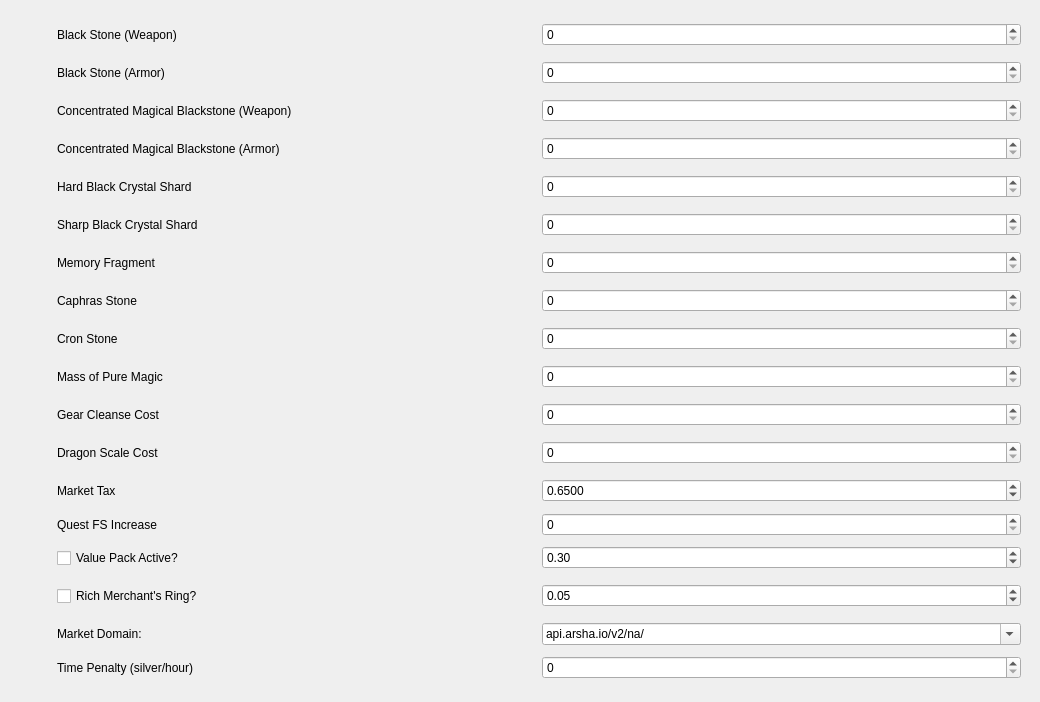
          <widget class="QWidget" name="scrollAreaWidgetContents">
           <property name="geometry">
            <rect>
             <x>0</x>
             <y>-135</y>
             <width>1040</width>
             <height>702</height>
            </rect>
           </property>
           <layout class="QVBoxLayout" name="verticalLayout_8">
            <item>
             <widget class="QWidget" name="widget_4" native="true">
              <property name="sizePolicy">
               <sizepolicy hsizetype="Preferred" vsizetype="Expanding">
                <horstretch>0</horstretch>
                <verstretch>0</verstretch>
               </sizepolicy>
              </property>
              <layout class="QGridLayout" name="gridLayout">
               <property name="leftMargin">
                <number>8</number>
               </property>
               <property name="topMargin">
                <number>8</number>
               </property>
               <property name="rightMargin">
                <number>8</number>
               </property>
               <property name="bottomMargin">
                <number>8</number>
               </property>
               <item row="0" column="0">
                <widget class="QLabel" name="lblBlackStoneWeaponPic">
                 <property name="minimumSize">
                  <size>
                   <width>32</width>
                   <height>32</height>
                  </size>
                 </property>
                 <property name="maximumSize">
                  <size>
                   <width>32</width>
                   <height>32</height>
                  </size>
                 </property>
                 <property name="text">
                  <string/>
                 </property>
                </widget>
               </item>
               <item row="1" column="1">
                <widget class="QLabel" name="lblBlackStoneArmor">
                 <property name="text">
                  <string>Black Stone (Armor)</string>
                 </property>
                </widget>
               </item>
               <item row="7" column="1">
                <widget class="QLabel" name="lblCaphStone">
                 <property name="text">
                  <string>Caphras Stone</string>
                 </property>
                </widget>
               </item>
               <item row="15" column="0">
                <widget class="QLabel" name="chkMerchantsRingPic">
                 <property name="minimumSize">
                  <size>
                   <width>32</width>
                   <height>32</height>
                  </size>
                 </property>
                 <property name="maximumSize">
                  <size>
                   <width>32</width>
                   <height>32</height>
                  </size>
                 </property>
                 <property name="text">
                  <string/>
                 </property>
                </widget>
               </item>
               <item row="13" column="0">
                <widget class="QLabel" name="lblQuestFSIncPic">
                 <property name="text">
                  <string/>
                 </property>
                </widget>
               </item>
               <item row="5" column="1">
                <widget class="QLabel" name="lblSharp">
                 <property name="text">
                  <string>Sharp Black Crystal Shard</string>
                 </property>
                </widget>
               </item>
               <item row="14" column="1">
                <widget class="QCheckBox" name="chkValuePack">
                 <property name="text">
                  <string>Value Pack Active?</string>
                 </property>
                </widget>
               </item>
               <item row="13" column="2">
                <widget class="NoScrollSpin" name="spinQuestFSInc">
                 <property name="maximum">
                  <number>10</number>
                 </property>
                </widget>
               </item>
               <item row="12" column="1">
                <widget class="QLabel" name="lblMarketTax">
                 <property name="text">
                  <string>Market Tax</string>
                 </property>
                </widget>
               </item>
               <item row="8" column="1">
                <widget class="QLabel" name="lblCronStone">
                 <property name="text">
                  <string>Cron Stone</string>
                 </property>
                </widget>
               </item>
               <item row="6" column="1">
                <widget class="QLabel" name="lblMemoryFragment">
                 <property name="text">
                  <string>Memory Fragment</string>
                 </property>
                </widget>
               </item>
               <item row="16" column="0">
                <widget class="QLabel" name="lblMarketDomainPic">
                 <property name="minimumSize">
                  <size>
                   <width>32</width>
                   <height>32</height>
                  </size>
                 </property>
                 <property name="text">
                  <string/>
                 </property>
                </widget>
               </item>
               <item row="14" column="2">
                <widget class="NonScrollDoubleSpin" name="spinValuePack">
                 <property name="maximum">
                  <double>1.000000000000000</double>
                 </property>
                 <property name="singleStep">
                  <double>0.010000000000000</double>
                 </property>
                 <property name="value">
                  <double>0.300000000000000</double>
                 </property>
                </widget>
               </item>
               <item row="2" column="2">
                <widget class="NoScrollSpin" name="spin_Cost_Conc_Weapon">
                 <property name="showGroupSeparator" stdset="0">
                  <bool>true</bool>
                 </property>
                 <property name="maximum">
                  <number>999999999</number>
                 </property>
                </widget>
               </item>
               <item row="10" column="0">
                <widget class="QLabel" name="lblGearCleansePic">
                 <property name="minimumSize">
                  <size>
                   <width>32</width>
                   <height>32</height>
                  </size>
                 </property>
                 <property name="maximumSize">
                  <size>
                   <width>32</width>
                   <height>32</height>
                  </size>
                 </property>
                 <property name="text">
                  <string/>
                 </property>
                </widget>
               </item>
               <item row="7" column="2">
                <widget class="NoScrollSpin" name="spin_Cost_CaphStone">
                 <property name="showGroupSeparator" stdset="0">
                  <bool>true</bool>
                 </property>
                 <property name="maximum">
                  <number>999999999</number>
                 </property>
                </widget>
               </item>
               <item row="15" column="1">
                <widget class="QCheckBox" name="chkMerchantsRing">
                 <property name="text">
                  <string>Rich Merchant's Ring?</string>
                 </property>
                </widget>
               </item>
               <item row="16" column="1">
                <widget class="QLabel" name="label_4">
                 <property name="text">
                  <string>Market Domain: </string>
                 </property>
                </widget>
               </item>
               <item row="2" column="1">
                <widget class="QLabel" name="lblConcBlackStoneWeapon">
                 <property name="text">
                  <string>Concentrated Magical Blackstone (Weapon)</string>
                 </property>
                </widget>
               </item>
               <item row="3" column="1">
                <widget class="QLabel" name="lblConcBlackStoneArmor">
                 <property name="text">
                  <string>Concentrated Magical Blackstone (Armor)</string>
                 </property>
                </widget>
               </item>
               <item row="4" column="2">
                <widget class="NoScrollSpin" name="spinHard">
                 <property name="showGroupSeparator" stdset="0">
                  <bool>true</bool>
                 </property>
                 <property name="maximum">
                  <number>999999999</number>
                 </property>
                </widget>
               </item>
               <item row="1" column="0">
                <widget class="QLabel" name="lblBlackStoneArmorPic">
                 <property name="minimumSize">
                  <size>
                   <width>32</width>
                   <height>32</height>
                  </size>
                 </property>
                 <property name="maximumSize">
                  <size>
                   <width>32</width>
                   <height>32</height>
                  </size>
                 </property>
                 <property name="text">
                  <string/>
                 </property>
                </widget>
               </item>
               <item row="13" column="1">
                <widget class="QLabel" name="lblQuestFSInc">
                 <property name="text">
                  <string>Quest FS Increase</string>
                 </property>
                </widget>
               </item>
               <item row="11" column="0">
                <widget class="QLabel" name="lblDragonScalePic">
                 <property name="minimumSize">
                  <size>
                   <width>32</width>
                   <height>32</height>
                  </size>
                 </property>
                 <property name="maximumSize">
                  <size>
                   <width>32</width>
                   <height>32</height>
                  </size>
                 </property>
                 <property name="text">
                  <string/>
                 </property>
                </widget>
               </item>
               <item row="7" column="0">
                <widget class="QLabel" name="lblCaphStonePic">
                 <property name="minimumSize">
                  <size>
                   <width>32</width>
                   <height>32</height>
                  </size>
                 </property>
                 <property name="maximumSize">
                  <size>
                   <width>32</width>
                   <height>32</height>
                  </size>
                 </property>
                 <property name="text">
                  <string/>
                 </property>
                </widget>
               </item>
               <item row="6" column="2">
                <widget class="NoScrollSpin" name="spin_Cost_MemFrag">
                 <property name="showGroupSeparator" stdset="0">
                  <bool>true</bool>
                 </property>
                 <property name="maximum">
                  <number>999999999</number>
                 </property>
                </widget>
               </item>
               <item row="0" column="2">
                <widget class="NoScrollSpin" name="spin_Cost_BlackStone_Weapon">
                 <property name="showGroupSeparator" stdset="0">
                  <bool>true</bool>
                 </property>
                 <property name="maximum">
                  <number>999999999</number>
                 </property>
                </widget>
               </item>
               <item row="9" column="1">
                <widget class="QLabel" name="lblMOPMCost">
                 <property name="text">
                  <string>Mass of Pure Magic</string>
                 </property>
                </widget>
               </item>
               <item row="9" column="2">
                <widget class="NoScrollSpin" name="spinMOPM">
                 <property name="showGroupSeparator" stdset="0">
                  <bool>true</bool>
                 </property>
                 <property name="maximum">
                  <number>999999999</number>
                 </property>
                </widget>
               </item>
               <item row="8" column="0">
                <widget class="QLabel" name="lblCronStonePic">
                 <property name="minimumSize">
                  <size>
                   <width>32</width>
                   <height>32</height>
                  </size>
                 </property>
                 <property name="maximumSize">
                  <size>
                   <width>32</width>
                   <height>32</height>
                  </size>
                 </property>
                 <property name="text">
                  <string/>
                 </property>
                </widget>
               </item>
               <item row="11" column="2">
                <widget class="NoScrollSpin" name="spin_Cost_Dragon_Scale">
                 <property name="showGroupSeparator" stdset="0">
                  <bool>true</bool>
                 </property>
                 <property name="maximum">
                  <number>999999999</number>
                 </property>
                </widget>
               </item>
               <item row="4" column="1">
                <widget class="QLabel" name="lblHard">
                 <property name="text">
                  <string>Hard Black Crystal Shard</string>
                 </property>
                </widget>
               </item>
               <item row="6" column="0">
                <widget class="QLabel" name="lblMemoryFragmentPic">
                 <property name="minimumSize">
                  <size>
                   <width>32</width>
                   <height>32</height>
                  </size>
                 </property>
                 <property name="maximumSize">
                  <size>
                   <width>32</width>
                   <height>32</height>
                  </size>
                 </property>
                 <property name="text">
                  <string/>
                 </property>
                </widget>
               </item>
               <item row="4" column="0">
                <widget class="QLabel" name="lblHardPic">
                 <property name="minimumSize">
                  <size>
                   <width>32</width>
                   <height>32</height>
                  </size>
                 </property>
                 <property name="maximumSize">
                  <size>
                   <width>32</width>
                   <height>32</height>
                  </size>
                 </property>
                 <property name="text">
                  <string/>
                 </property>
                </widget>
               </item>
               <item row="10" column="1">
                <widget class="QLabel" name="lblGearCleanse">
                 <property name="text">
                  <string>Gear Cleanse Cost</string>
                 </property>
                </widget>
               </item>
               <item row="12" column="0">
                <widget class="QLabel" name="lblMarketTaxPic">
                 <property name="minimumSize">
                  <size>
                   <width>32</width>
                   <height>32</height>
                  </size>
                 </property>
                 <property name="maximumSize">
                  <size>
                   <width>32</width>
                   <height>32</height>
                  </size>
                 </property>
                 <property name="text">
                  <string/>
                 </property>
                </widget>
               </item>
               <item row="11" column="1">
                <widget class="QLabel" name="lblDragonScale">
                 <property name="text">
                  <string>Dragon Scale Cost</string>
                 </property>
                </widget>
               </item>
               <item row="3" column="2">
                <widget class="NoScrollSpin" name="spin_Cost_ConcArmor">
                 <property name="showGroupSeparator" stdset="0">
                  <bool>true</bool>
                 </property>
                 <property name="maximum">
                  <number>999999999</number>
                 </property>
                </widget>
               </item>
               <item row="9" column="0">
                <widget class="QLabel" name="lblMOPMPic">
                 <property name="sizePolicy">
                  <sizepolicy hsizetype="Preferred" vsizetype="Preferred">
                   <horstretch>32</horstretch>
                   <verstretch>32</verstretch>
                  </sizepolicy>
                 </property>
                 <property name="minimumSize">
                  <size>
                   <width>32</width>
                   <height>32</height>
                  </size>
                 </property>
                 <property name="text">
                  <string/>
                 </property>
                </widget>
               </item>
               <item row="10" column="2">
                <widget class="NoScrollSpin" name="spin_Cost_Cleanse">
                 <property name="showGroupSeparator" stdset="0">
                  <bool>true</bool>
                 </property>
                 <property name="maximum">
                  <number>999999999</number>
                 </property>
                </widget>
               </item>
               <item row="12" column="2">
                <widget class="NonScrollDoubleSpin" name="spinMarketTax">
                 <property name="decimals">
                  <number>4</number>
                 </property>
                 <property name="maximum">
                  <double>1.000000000000000</double>
                 </property>
                 <property name="singleStep">
                  <double>0.100000000000000</double>
                 </property>
                 <property name="value">
                  <double>0.650000000000000</double>
                 </property>
                </widget>
               </item>
               <item row="0" column="1">
                <widget class="QLabel" name="lblBlackStoneWeapon">
                 <property name="text">
                  <string>Black Stone (Weapon)</string>
                 </property>
                </widget>
               </item>
               <item row="8" column="2">
                <widget class="NoScrollSpin" name="spin_Cost_Cron">
                 <property name="showGroupSeparator" stdset="0">
                  <bool>true</bool>
                 </property>
                 <property name="maximum">
                  <number>999999999</number>
                 </property>
                </widget>
               </item>
               <item row="1" column="2">
                <widget class="NoScrollSpin" name="spin_Cost_BlackStone_Armor">
                 <property name="showGroupSeparator" stdset="0">
                  <bool>true</bool>
                 </property>
                 <property name="maximum">
                  <number>999999999</number>
                 </property>
                </widget>
               </item>
               <item row="15" column="2">
                <widget class="NonScrollDoubleSpin" name="spinMerchantsRing">
                 <property name="maximum">
                  <double>1.000000000000000</double>
                 </property>
                 <property name="singleStep">
                  <double>0.010000000000000</double>
                 </property>
                 <property name="value">
                  <double>0.050000000000000</double>
                 </property>
                </widget>
               </item>
               <item row="5" column="0">
                <widget class="QLabel" name="lblSharpPic">
                 <property name="minimumSize">
                  <size>
                   <width>32</width>
                   <height>32</height>
                  </size>
                 </property>
                 <property name="maximumSize">
                  <size>
                   <width>32</width>
                   <height>32</height>
                  </size>
                 </property>
                 <property name="text">
                  <string/>
                 </property>
                </widget>
               </item>
               <item row="18" column="2">
                <spacer name="verticalSpacer">
                 <property name="orientation">
                  <enum>Qt::Vertical</enum>
                 </property>
                 <property name="sizeHint" stdset="0">
                  <size>
                   <width>20</width>
                   <height>40</height>
                  </size>
                 </property>
                </spacer>
               </item>
               <item row="14" column="0">
                <widget class="QLabel" name="chkValuePackPic">
                 <property name="minimumSize">
                  <size>
                   <width>32</width>
                   <height>32</height>
                  </size>
                 </property>
                 <property name="maximumSize">
                  <size>
                   <width>32</width>
                   <height>32</height>
                  </size>
                 </property>
                 <property name="text">
                  <string/>
                 </property>
                </widget>
               </item>
               <item row="5" column="2">
                <widget class="NoScrollSpin" name="spinSharp">
                 <property name="showGroupSeparator" stdset="0">
                  <bool>true</bool>
                 </property>
                 <property name="maximum">
                  <number>999999999</number>
                 </property>
                </widget>
               </item>
               <item row="2" column="0">
                <widget class="QLabel" name="lblConcBlackStoneWeaponPic">
                 <property name="minimumSize">
                  <size>
                   <width>32</width>
                   <height>32</height>
                  </size>
                 </property>
                 <property name="maximumSize">
                  <size>
                   <width>32</width>
                   <height>32</height>
                  </size>
                 </property>
                 <property name="text">
                  <string/>
                 </property>
                </widget>
               </item>
               <item row="3" column="0">
                <widget class="QLabel" name="lblConcBlackStoneArmorPic">
                 <property name="minimumSize">
                  <size>
                   <width>32</width>
                   <height>32</height>
                  </size>
                 </property>
                 <property name="maximumSize">
                  <size>
                   <width>32</width>
                   <height>32</height>
                  </size>
                 </property>
                 <property name="text">
                  <string/>
                 </property>
                </widget>
               </item>
               <item row="17" column="1">
                <widget class="QLabel" name="lblTimePen">
                 <property name="text">
                  <string>Time Penalty (silver/hour)</string>
                 </property>
                </widget>
               </item>
               <item row="17" column="2">
                <widget class="NoScrollSpin" name="spinTimePen">
                 <property name="showGroupSeparator" stdset="0">
                  <bool>true</bool>
                 </property>
                 <property name="maximum">
                  <number>999999999</number>
                 </property>
                </widget>
               </item>
               <item row="16" column="2">
                <widget class="QComboBox" name="cmbMarketDomain">
                 <property name="editable">
                  <bool>true</bool>
                 </property>
                 <item>
                  <property name="text">
                   <string>api.arsha.io/v2/na/</string>
                  </property>
                 </item>
                 <item>
                  <property name="text">
                   <string>api.arsha.io/v2/eu/</string>
                  </property>
                 </item>
                 <item>
                  <property name="text">
                   <string>api.arsha.io/v2/sea/</string>
                  </property>
                 </item>
                 <item>
                  <property name="text">
                   <string>api.arsha.io/v2/mena/</string>
                  </property>
                 </item>
                 <item>
                  <property name="text">
                   <string>api.arsha.io/v2/kr/</string>
                  </property>
                 </item>
                 <item>
                  <property name="text">
                   <string>api.arsha.io/v2/ru/</string>
                  </property>
                 </item>
                 <item>
                  <property name="text">
                   <string>api.arsha.io/v2/jp/</string>
                  </property>
                 </item>
                 <item>
                  <property name="text">
                   <string>api.arsha.io/v2/th/</string>
                  </property>
                 </item>
                 <item>
                  <property name="text">
                   <string>api.arsha.io/v2/tw/</string>
                  </property>
                 </item>
                 <item>
                  <property name="text">
                   <string>api.arsha.io/v2/sa/</string>
                  </property>
                 </item>
                 <item>
                  <property name="text">
                   <string>api.arsha.io/v2/console_eu/</string>
                  </property>
                 </item>
                 <item>
                  <property name="text">
                   <string>api.arsha.io/v2/console_na/</string>
                  </property>
                 </item>
                 <item>
                  <property name="text">
                   <string>api.arsha.io/v2/console_asia/</string>
                  </property>
                 </item>
                 <item>
                  <property name="text">
                   <string>na-trade.naeu.playblackdesert.com</string>
                  </property>
                 </item>
                </widget>
               </item>
              </layout>
             </widget>
            </item>
           </layout>
          </widget>
